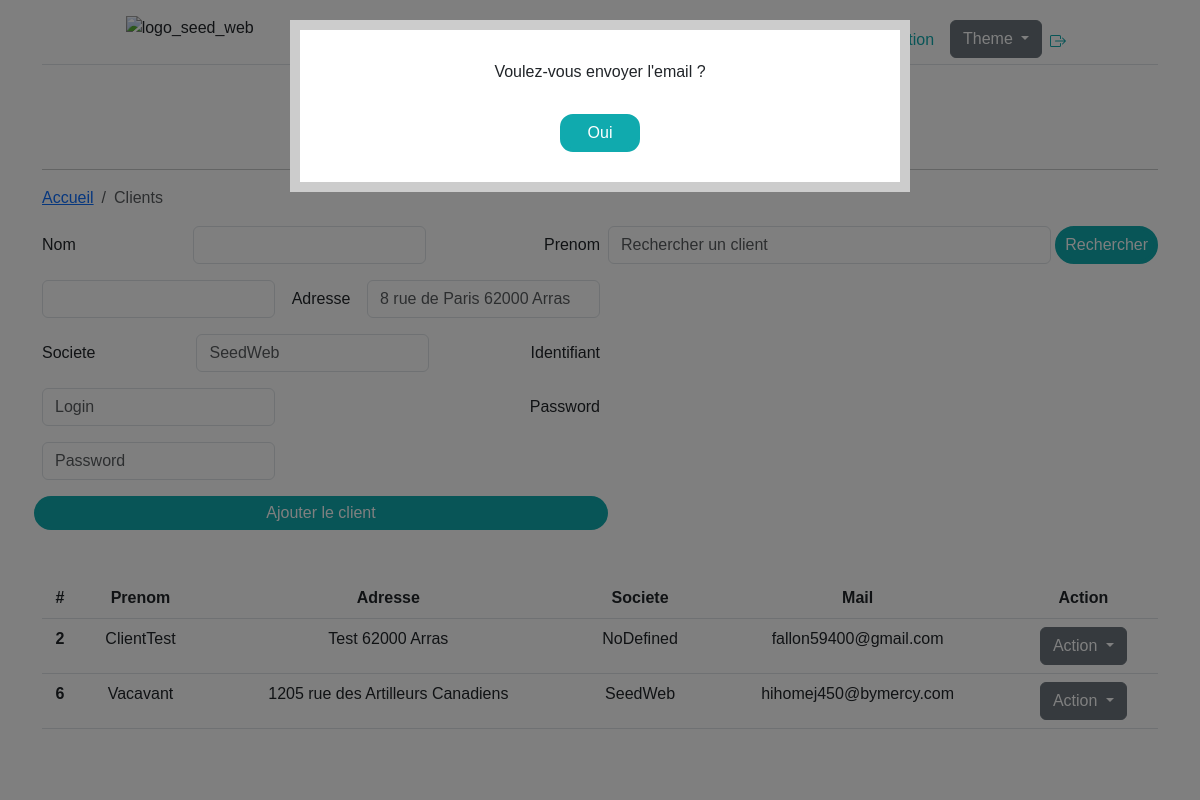
The app's page /clients/index.php?relance=2 (signed in) with its own data.
### tables this page shows
CREATE TABLE `client` (
  `id` int(11) NOT NULL,
  `role` varchar(32) NOT NULL,
  `nom` varchar(255) NOT NULL,
  `prenom` varchar(255) NOT NULL,
  `adresse` varchar(255) NOT NULL,
  `societe` varchar(255) NOT NULL,
  `mail` varchar(255) NOT NULL,
  `pwd` varchar(255) NOT NULL,
  `lastConnection` date DEFAULT NULL
);

### clients/index.php (the view, shortened to what this page needs)
<?php
include("../config/dbconnection.php");
    ?>
<!DOCTYPE HTML>
<html lang="fr" data-bs-theme="<?=$_SESSION["theme"]?>">
    <head>
        <link href="https://cdn.jsdelivr.net/npm/bootstrap@5.3.0-alpha1/dist/css/bootstrap.min.css" rel="stylesheet">
        <link rel="stylesheet" href="../css/style.css">
        <link rel="stylesheet" href="../css/modal_flat.css" type="text/css" />
        <link rel="stylesheet" href="../css/modal_rounded.css" type="text/css" />
    </head>
    <body class="text-center w-100 m-auto">
<?php
include("../includes/header.php");
if(isset($_SESSION["role"])){
    if($_SESSION["role"] == "admin"){
        $req_client = $db->query("SELECT * FROM client where role = 'client';");
        $data_cli = $req_client->fetchAll();
?>
        <div class="container">
            <h1>Clients</h1>
            <nav aria-label="breadcrumb">
                <ol class="breadcrumb">
                    <li class="breadcrumb-item"><a href="../accueil/index.php">Accueil</a></li>
                    <li class="breadcrumb-item active" aria-current="page">Clients</li>
                </ol>
            </nav>
            <form method="POST">
                <div class="d-flex justify-content-end w-50 float-end mb-3 mt-3 ">
                    <input class="form-control me-1 ms-2" name="terme_cli" type="search" placeholder="Rechercher un client" aria-label="Search">
                    <input type="submit" name="search_cli" class="bgSeed rounded-pill color_white border_white" value="Rechercher">
                </div>
                <div class="w-50 ">
                    <form method="POST">
                        <div class="row g-3 justify-content-between">
                            <div class="col-auto">
                                <label for="" class="col-form-label">Nom</label>
                            </div>
                            <div class="col-auto">
                                <input type="text" id="" class="form-control" name="nomClientAjouter" aria-describedby="">
                            </div>
                            <div class="col-auto">
                                <label for="" class="col-form-label">Prenom</label>
                            </div>
                            <div class="col-auto float-end">
                                <input type="text" id="" class="form-control" name="prenomClientAjouter" aria-describedby="">
                            </div>
                            <div class="col-auto">
                                <label for="" class="col-form-label">Adresse</label>
                            </div>
                            <div class="col-auto">
                                <input type="text" id="" placeholder="8 rue de Paris 62000 Arras" class="form-control" name="adresseClientAjouter" aria-describedby="">
                            </div>
                            <div class="col-auto">
                                <label for="" class="col-form-label">Societe</label>
                            </div>
                            <div class="col-auto">
                                <input type="text" id="" placeholder="SeedWeb" class="form-control" name="societeClientAjouter" aria-describedby="">
                            </div>
                            <div class="col-auto">
                                <label for="" class="col-form-label">Identifiant</label>
                            </div>
                            <div class="col-auto">
                                <input type="text" id="" placeholder="Login" class="form-control" for="email" name="identifiantClientAjouter" aria-describedby="">
                            </div>
                            <div class="col-auto">
                                <label for="" class="col-form-label">Password</label>
                            </div>
                            <div class="col-auto">
                                <input type="password" id="" placeholder="Password"  class="form-control" name="passClientAjouter" aria-describedby="">
                            </div>
                            <input type="submit" value="Ajouter le client" name="addCli" class="bgSeed rounded-pill color_white border_white"/>
                        </div>
                    </form>
                </div>
            </form>
            <br><br>
            <div>
                <table class="table">
                    <thead>
                        <tr>
                            <th scope="col">#</th>
                            <th scope="col">Prenom</th>
                            <th scope="col">Adresse</th>
                            <th scope="col">Societe</th>
                            <th scope="col">Mail</th>
                            <th scope="col">Action</th>
                        </tr>
                    </thead>
                    <tbody>
                        <?php
                            foreach ($data_cli as $client) {
                        ?>
                        <tr>
                            <th scope="row"><?=$client["id"]?></th>
                            <td><?=$client["nom"]?></td>
                            <td><?=$client["adresse"]?></td>
                            <td><?=$client["societe"]?></td>
                            <td><?=$client["mail"]?></td>
                            <td>
                            <div class="dropdown">
                                    <button class="btn btn-secondary dropdown-toggle" type="button" data-bs-toggle="dropdown" aria-expanded="false">
                                        Action
                                    </button>
                                </div>
                            </td>
                        </tr>
                        <?php
                            }
                        ?>
                    </tbody>
                </table>
            </div>
        </div>
<?php
}else{
    header("Location: ../index.php");
?>
<?php
}}
    include("../includes/layout_bottom.php");
        ?>

### css/style.css (style rules this page uses)
.color_white { color: #FFFFFF; }
.breadcrumb { color: #10aaae !important; }
.border_white { border: 4px solid #10aaae; }
* { font-family: 'Nunito', sans-serif; }
h1 { font-family: 'Nunito', sans-serif; }
.bgSeed { background-color: #10aaae !important; }
h1 { font-size: 42px; font-weight: 600; margin: 0 0 30px; }
* { box-sizing: border-box; }

### records on screen
client: id "2", nom "ClientTest", adresse "Test 62000 Arras", societe "NoDefined", mail "fallon59400@gmail.com"
client: id "6", nom "Vacavant", adresse "1205 rue des Artilleurs Canadiens", societe "SeedWeb", mail "hihomej450@bymercy.com"
